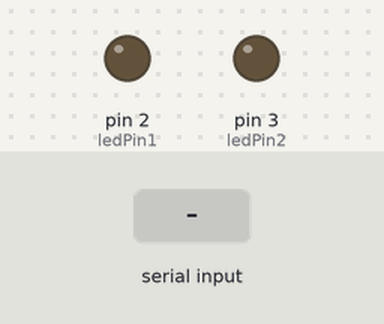
Recording of a sketch running on a simulated Arduino Uno, built with avr-gcc and run on an emulated ATmega328P. Parts: output pins drawn as LEDs (lit = HIGH). The test bench sets the inputs (shaded band).

Above: at 1.2 s.
1.3 s: byte 1 (1) received over Serial
At 1.7 s:
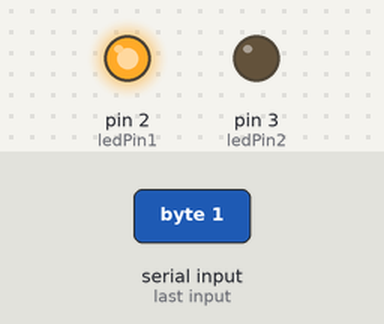
2.8 s: byte 0 (0) received over Serial
At 4.1 s:
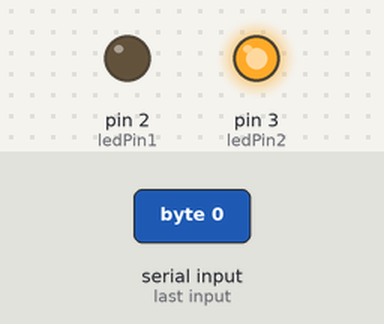
Timing chart, 0 to 5.8 s (numbered marks = the images above; inputs shaded):
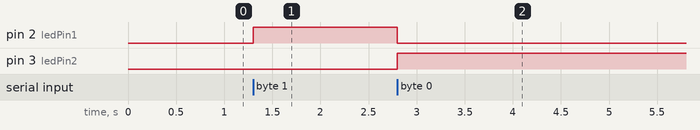

Measured:
- after the input at 1.3 s, pin 2 (ledPin1): LOW → HIGH at once
- after the input at 2.8 s, pin 2 (ledPin1): HIGH → LOW at once; pin 3 (ledPin2): LOW → HIGH at once

The sketch:

maskOnOff.ino
```cpp
int ledPin1 = 2;
int ledPin2 = 3;
//int ledPin3 = 4;

void setup() {
  pinMode(ledPin1, OUTPUT);  // sets the pin as output
  pinMode(ledPin2, OUTPUT);
  //pinMode(ledPin3, OUTPUT);
  Serial.begin(9600);        // initialize serial communications
}

void loop() {
 if (Serial.available() > 0) { // if there's serial data available
   int inByte = Serial.read();// read it

   if (inByte == 1) {
     digitalWrite(ledPin1, HIGH);  // use it to turn on the LED 1
     digitalWrite(ledPin2, LOW);
     //digitalWrite(ledPin3, LOW);
   } else if (inByte == 0) {
     digitalWrite(ledPin2, HIGH);  // use it to turn on the LED 2
     digitalWrite(ledPin1, LOW);
     //digitalWrite(ledPin3, LOW);
 }
 //else {
//     digitalWrite(ledPin1, LOW);  // sets the LED off
//     digitalWrite(ledPin2, LOW);  // sets the LED off
//     digitalWrite(ledPin3, HIGH);
//   }
   delay(200);                // waits
 }
}
```
